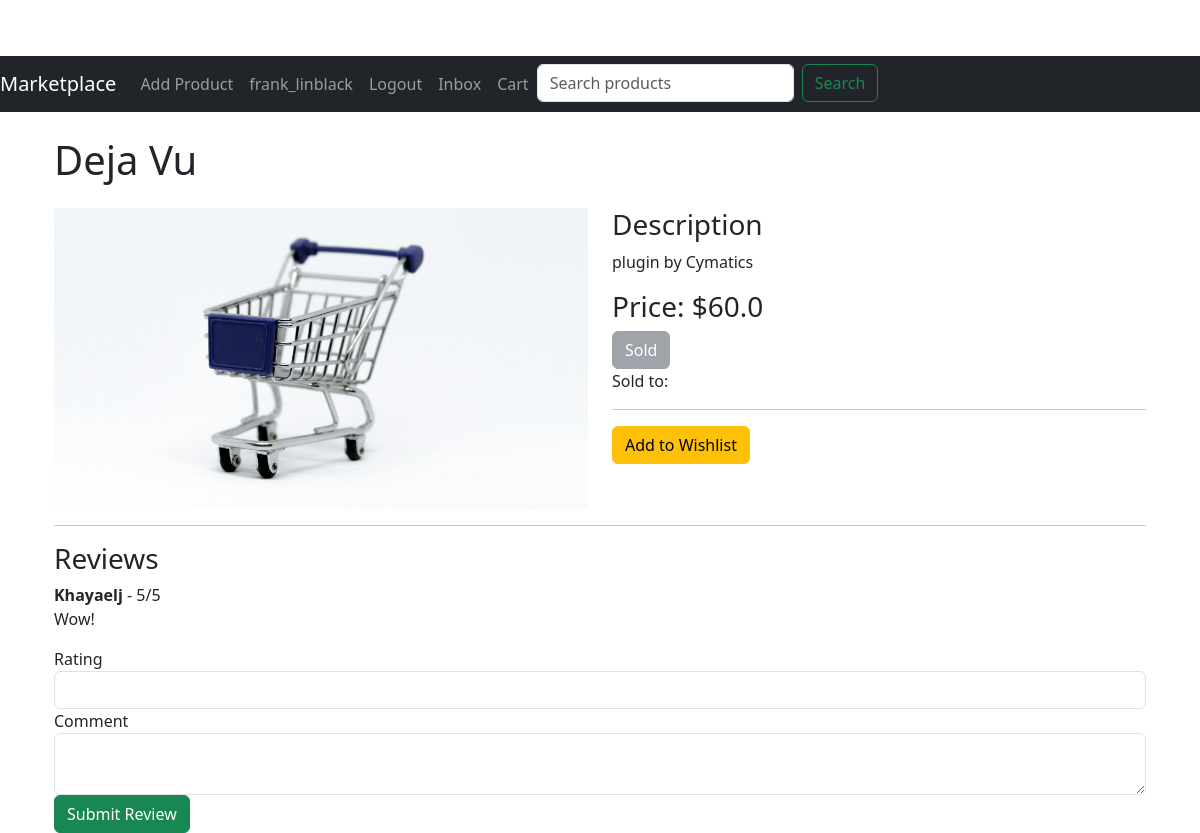
/product/1 (signed in), run on the app's committed database.
### app/models.py (models this page shows, shortened)
class User(UserMixin, db.Model):
    id = db.Column(db.Integer, primary_key=True)
    username = db.Column(db.String(64), index=True, unique=True)
    email = db.Column(db.String(120), index=True, unique=True)
    password_hash = db.Column(db.String(128))
    profile_picture = db.Column(db.String(150), nullable=True)
    products = db.relationship('Product', backref='author', lazy='dynamic')
    reviews = db.relationship('Review', backref='author', lazy='dynamic')
    wishlist_entries = db.relationship('Wishlist', backref='user', lazy=True)
    received_messages = db.relationship('Message', foreign_keys='Message.receiver_id', backref='receiver', overlaps="sent_messages,received_messages")
    sent_messages = db.relationship('Message', foreign_keys='Message.sender_id', backref='sender', overlaps="received_messages,sent_messages")

class Product(db.Model):
    id = db.Column(db.Integer, primary_key=True)
    title = db.Column(db.String(128))
    description = db.Column(db.String(1024))
    price = db.Column(db.Float)
    image = db.Column(db.String(150), nullable=True)
    is_sold = db.Column(db.Boolean, default=False)
    created_at = db.Column(db.DateTime, index=True, default=datetime.utcnow)
    user_id = db.Column(db.Integer, db.ForeignKey('user.id'))
    category_id = db.Column(db.Integer, db.ForeignKey('category.id'))
    file_path = db.Column(db.String(150), nullable=True)  # Field for storing file paths
    file_type = db.Column(db.String(50), nullable=True)  # Field to store the type of file (e.g., 'ebook', 'plugin', 'instrumental')
    reviews = db.relationship('Review', backref='product', lazy='dynamic')
    orders = db.relationship('Order', backref='product', lazy='dynamic')
    @property
    def buyer(self):
        order = Order.query.filter_by(product_id=self.id).first()
        if order:
            return User.query.get(order.user_id)
        return None

class Review(db.Model):
    id = db.Column(db.Integer, primary_key=True)
    rating = db.Column(db.Integer, nullable=False)
    comment = db.Column(db.String(1024))
    created_at = db.Column(db.DateTime, index=True, default=datetime.utcnow)
    user_id = db.Column(db.Integer, db.ForeignKey('user.id'))
    product_id = db.Column(db.Integer, db.ForeignKey('product.id'))

### app/routes.py (the view)
@bp.route('/product/<int:id>', methods=['GET', 'POST'])
def product(id):
    product = Product.query.get_or_404(id)
    form = ReviewForm()
    if form.validate_on_submit():
        review = Review(rating=form.rating.data, comment=form.comment.data, product=product, author=current_user)
        db.session.add(review)
        db.session.commit()
        flash('Your review has been posted!')
        return redirect(url_for('main.product', id=product.id))
    is_uploader = product.author == current_user
    reviews = Review.query.filter_by(product_id=id).all()
    return render_template('product.html', product=product, form=form, reviews=reviews, is_uploader=is_uploader)

### app/forms.py
class ReviewForm(FlaskForm):
    rating = StringField('Rating', validators=[DataRequired()])
    comment = TextAreaField('Comment')
    submit = SubmitField('Submit Review')

### app/models.py (called while the page is built)
@login.user_loader
def load_user(id):
    return User.query.get(int(id))

### app/routes.py (called while the page is built)
@bp.before_request
def before_request():
    if current_user.is_authenticated:
        unread_count = Message.query.filter_by(receiver_id=current_user.id, read=False).count()
        current_app.jinja_env.globals['unread_count'] = unread_count

### app/templates/product.html (shortened to what this page needs)
{% extends "base.html" %}
{% block content %}
<div class="container">
    <h1 class="my-4">{{ product.title }}</h1>
    <div class="row">
        <div class="col-md-6">
            {% if product.images %}
                {% for image in product.images %}
                    <img src="{{ url_for('static', filename='images/' + image.image_filename) }}" class="img-fluid mb-3" alt="Product Image">
                {% endfor %}
            {% else %}
                <img src="{{ url_for('static', filename='images/default.jpg') }}" class="img-fluid" alt="Default Image">
            {% endif %}
        </div>
        <div class="col-md-6">
            <h3>Description</h3>
            <p>{{ product.description }}</p>
            <h3>Price: ${{ product.price }}</h3>
            {% if product.is_sold %}
                <button class="btn btn-secondary" disabled>Sold</button>
                <p>Sold to: {{ product.buyer.username }}</p>
            {% endif %}
            <hr>
            <form action="{{ url_for('main.add_to_wishlist', product_id=product.id) }}" method="post">
                <button type="submit" class="btn btn-warning">Add to Wishlist</button>
            </form>
        </div>
    </div>
    <hr>
    <h3>Reviews</h3>
    {% for review in reviews %}
    <div class="review">
        <strong>{{ review.author.username }}</strong> - {{ review.rating }}/5
        <p>{{ review.comment }}</p>
    </div>
    {% endfor %}
    {% if current_user.is_authenticated %}
    <form action="{{ url_for('main.product', id=product.id) }}" method="post">
        <div class="form-group">
            {{ form.rating.label }} {{ form.rating(class="form-control") }}
        </div>
        <div class="form-group">
            {{ form.comment.label }} {{ form.comment(class="form-control") }}
        </div>
        <button type="submit" class="btn btn-success">Submit Review</button>
    </form>
    {% endif %}
</div>
{% endblock %}

### app/templates/base.html (shortened to what this page needs)
<!doctype html>
<html lang="en">
<head>
  <link rel="stylesheet" href="{{ url_for('static', filename='css/styles.css') }}">
  <link href="https://cdn.jsdelivr.net/npm/bootstrap@5.3.0/dist/css/bootstrap.min.css" rel="stylesheet">
</head>
<body>
  <nav class="navbar navbar-expand-lg navbar-dark bg-dark">
    <a class="navbar-brand" href="{{ url_for('main.index') }}">Marketplace</a>
    <div class="collapse navbar-collapse" id="navbarNav">
      <ul class="navbar-nav">
        {% if current_user.is_authenticated %}
        <li class="nav-item">
          <a class="nav-link" href="{{ url_for('main.add_product') }}">Add Product</a>
        </li>
        <li class="nav-item">
          <a class="nav-link" href="{{ url_for('main.edit_profile') }}">{{ current_user.username }}</a>
        </li>
        <li class="nav-item">
          <a class="nav-link" href="{{ url_for('main.logout') }}">Logout</a>
        </li>
        <li class="nav-item">
          <a class="nav-link" href="{{ url_for('main.inbox') }}">
            Inbox
          </a>
        </li>
        {% endif %}
        <li class="nav-item">
          <a class="nav-link" href="{{ url_for('main.cart') }}">Cart</a>
        </li>
        <li class="nav-item">
          <form class="d-flex ms-auto" action="{{ url_for('main.search') }}" method="get">
            <input class="form-control me-2" type="search" name="query" placeholder="Search products" aria-label="Search">
            <button class="btn btn-outline-success" type="submit">Search</button>
          </form>
        </li>
      </ul>
    </div>
  </nav>
  <div class="container">
    {% block content %}{% endblock %}
  </div>
</body>
</html>

### app/static/css/styles.css (style rules this page uses)
body { padding-top: 56px; }
.navbar { margin-bottom: 20px; }
.container { max-width: 960px; margin: 0 auto; }
.btn { border-radius: .2rem; padding: .5rem 1rem; }

### data on the page
User: username "frank_linblack"
Product: title "Deja Vu", description "plugin by Cymatics", price "60.0"
Review: author.username "Khayaelj", rating "5", comment "Wow!"
